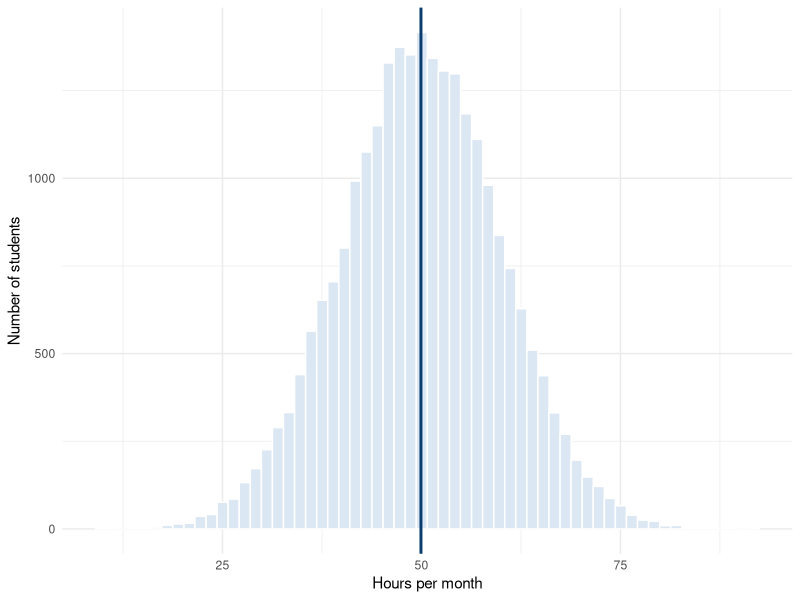
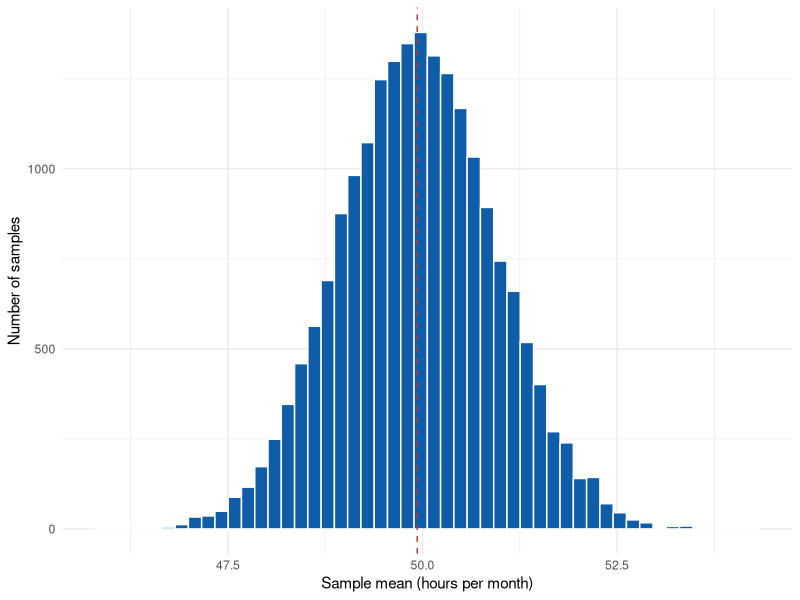
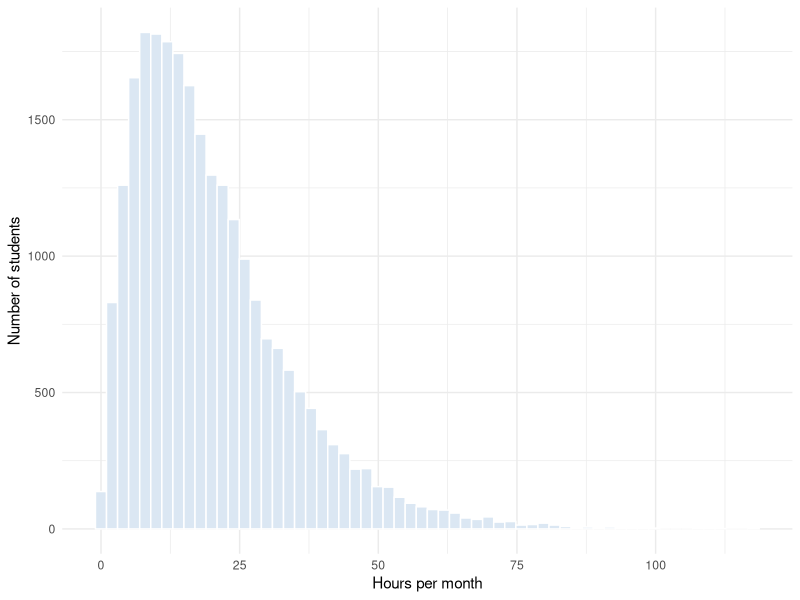
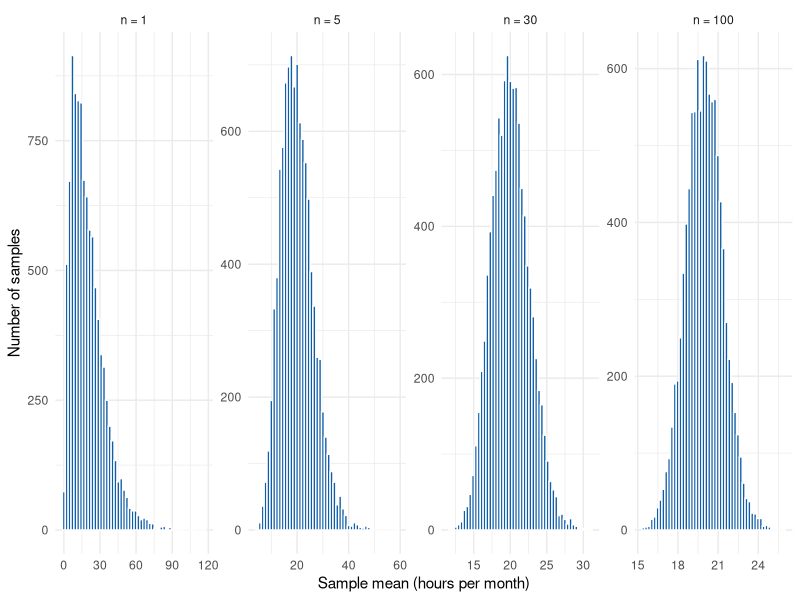

Here is the R script that generated these plots, in order:
# ======================================================================
# Marketing Analytics — Chapter 3: Uncertainty
# Companion code to Chapter 3 of the course book. The chapter explains
# every step in detail; this script collects the code in one place.
# ======================================================================


# ----------------------------------------------------------------------
# 0. Setup
# ----------------------------------------------------------------------

library(tidyverse)
options(scipen = 999)


# ======================================================================
# 3.3 Sampling variation
# ======================================================================

# A simulated population: monthly listening time (hours) of all
# 25,000 WU students. Because we simulate it, we know the true values.
set.seed(321)
population <- rnorm(25000, mean = 50, sd = 10)

mean(population)   # population mean (mu)
sd(population)     # population standard deviation (sigma)

ggplot(tibble(hours = population), aes(hours)) +
  geom_histogram(bins = 60, fill = "#dbe7f3", color = "white") +
  geom_vline(xintercept = mean(population), color = "#0a3d6e", linewidth = 1) +
  labs(x = "Hours per month", y = "Number of students") +
  theme_minimal()

# One random sample of 100 students ...
set.seed(6789)
sample_1 <- sample(population, size = 100)
mean(sample_1)

# ... and another one: a different mean (sampling variation)
sample_2 <- sample(population, size = 100)
mean(sample_2)

# The sampling distribution: the means of many samples
set.seed(12345)
sample_means <- replicate(20000, mean(sample(population, size = 100)))

mean(sample_means)   # close to the population mean
sd(sample_means)     # the standard error

ggplot(tibble(mean = sample_means), aes(mean)) +
  geom_histogram(bins = 50, fill = "#0f5da8", color = "white") +
  geom_vline(xintercept = mean(population), color = "#b03a2e", linetype = "dashed") +
  labs(x = "Sample mean (hours per month)", y = "Number of samples") +
  theme_minimal()


# ======================================================================
# 3.4 The standard error
# ======================================================================

# Standard error from the formula: sigma / sqrt(n)
sd(population) / sqrt(100)

# The square-root law: 4x the sample size, half the standard error
tibble(n = c(25, 100, 400, 1600)) |>
  mutate(se = sd(population) / sqrt(n))

# In practice we do not know sigma -> estimate it with the sample SD
sd(sample_1) / sqrt(length(sample_1))


# ======================================================================
# 3.5 The central limit theorem
# ======================================================================

# A right-skewed population (most students listen a moderate amount,
# a few listen a lot)
set.seed(321)
population_skewed <- rgamma(25000, shape = 2, scale = 10)

ggplot(tibble(hours = population_skewed), aes(hours)) +
  geom_histogram(bins = 60, fill = "#dbe7f3", color = "white") +
  labs(x = "Hours per month", y = "Number of students") +
  theme_minimal()

# Sample means for different sample sizes: the larger n, the more
# normal (and the narrower) the distribution of the sample means
set.seed(12345)
clt <- map_dfr(c(1, 5, 30, 100), function(size) {
  tibble(n    = paste("n =", size),
         mean = replicate(10000, mean(sample(population_skewed, size = size))))
}) |>
  mutate(n = fct_inorder(n))

ggplot(clt, aes(mean)) +
  geom_histogram(bins = 50, fill = "#0f5da8", color = "white") +
  facet_wrap(~ n, nrow = 1, scales = "free") +
  labs(x = "Sample mean (hours per month)", y = "Number of samples") +
  theme_minimal()


# ======================================================================
# 3.6 Confidence intervals
# ======================================================================

# Critical values
qnorm(0.975)           # normal distribution: 1.96
qt(0.975, df = 99)     # t-distribution with n = 100: 1.98
qt(0.975, df = 9)      # t-distribution with n = 10: 2.26

# How often does a 95% confidence interval contain the true mean?
# (100 samples, 100 intervals)
set.seed(12345)
intervals <- map_dfr(1:100, function(i) {
  x  <- sample(population, size = 100)
  se <- sd(x) / sqrt(100)
  tibble(sample = i,
         lower  = mean(x) - qt(0.975, 99) * se,
         upper  = mean(x) + qt(0.975, 99) * se)
}) |>
  mutate(contains_mu = lower <= mean(population) & upper >= mean(population))

count(intervals, contains_mu)   # about 95 of 100


# ======================================================================
# 3.8 Uncertainty in R: working with one sample
# ======================================================================

# A random sample of 100 students from the (unknown) skewed population
set.seed(6789)
listening <- tibble(hours = sample(population_skewed, size = 100))

# --- Confidence interval for a mean, step by step -----------------------
n    <- nrow(listening)
xbar <- mean(listening$hours)
se   <- sd(listening$hours) / sqrt(n)     # standard error of the mean
crit <- qt(0.975, df = n - 1)             # critical value (95%)

c(mean = xbar, se = se, lower = xbar - crit * se, upper = xbar + crit * se)

# --- The same in one line --------------------------------------------------
t.test(listening$hours)$conf.int

# --- Confidence intervals for several groups ------------------------------
# (the account type is simulated here, for illustration only)
listening <- listening |>
  mutate(account = sample(c("paid", "free"), size = n(), replace = TRUE, prob = c(0.4, 0.6)))

listening |>
  group_by(account) |>
  summarise(
    n     = n(),
    mean  = mean(hours),
    se    = sd(hours) / sqrt(n),
    lower = mean - qt(0.975, n - 1) * se,
    upper = mean + qt(0.975, n - 1) * se
  )

# --- Confidence interval for a share ----------------------------------------
# Share of students who listen more than 30 hours per month
p_hat <- mean(listening$hours > 30)
se_p  <- sqrt(p_hat * (1 - p_hat) / n)
c(share = p_hat, lower = p_hat - 1.96 * se_p, upper = p_hat + 1.96 * se_p)

prop.test(x = sum(listening$hours > 30), n = n)$conf.int

# --- The margin of error of a poll -----------------------------------------
# 1,000 respondents, share of about 50%
qnorm(0.975) * sqrt(0.5 * 0.5 / 1000)     # 0.031 = 3.1 percentage points

# --- Planning the sample size -----------------------------------------------
# Respondents needed for a margin of error of +/- 5 percentage points
me_target <- 0.05
ceiling(qnorm(0.975)^2 * 0.5 * 0.5 / me_target^2)
